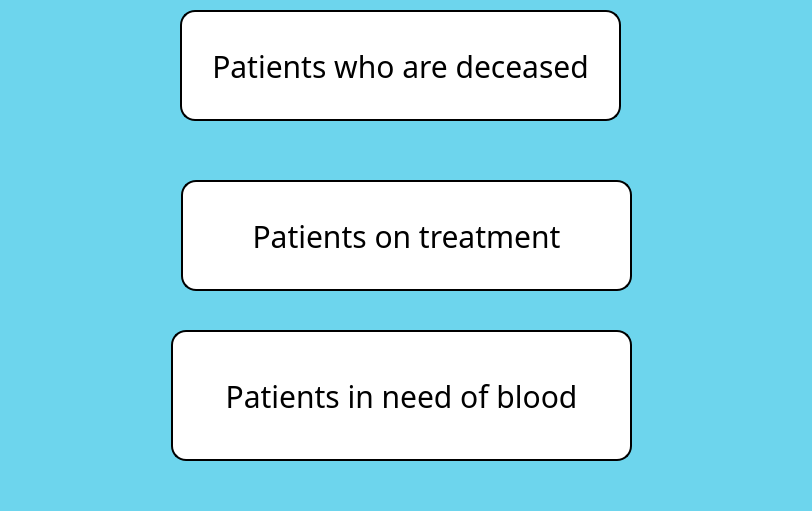
<?xml version="1.0" encoding="UTF-8"?>
<ui version="4.0">
 <class>PatientRecords</class>
 <widget class="QWidget" name="PatientRecords">
  <property name="geometry">
   <rect>
    <x>0</x>
    <y>0</y>
    <width>812</width>
    <height>511</height>
   </rect>
  </property>
  <property name="windowTitle">
   <string>Form</string>
  </property>
  <property name="styleSheet">
   <string notr="true">*{
    font-family: century gothic;
    font-size: 30px;
}

QToolButton
{
    background: #D1D2D2;
    border-radius: 30px;
}

QLabel
{
    color: black;
}

QPushButton
{
   border: 2px solid black;
   background-color: #D1D2D2;
   border-radius: 15px;
}

QPushButton:hover
{
   color: #D1D2D2;
   border-radius: 15px;
   background: #16A5C3;
}

QFrame
{
  background: #C7D1D1;
  border: 2px solid black
}
QWidget
{
  background-color:   #6dd5ed;
}

QMessageBox
{
   color: black;
   background-color: white;
}</string>
  </property>
  <widget class="QPushButton" name="pushButton_3">
   <property name="geometry">
    <rect>
     <x>171</x>
     <y>330</y>
     <width>461</width>
     <height>131</height>
    </rect>
   </property>
   <property name="styleSheet">
    <string notr="true">QPushButton
{
   border: 2px solid black;
   background-color: white;
   border-radius: 15px;
}

QPushButton:hover
{
   color: #D1D2D2;
   border-radius: 15px;
   background: #426a78;
}</string>
   </property>
   <property name="text">
    <string>Patients in need of blood</string>
   </property>
  </widget>
  <widget class="QPushButton" name="pushButton_2">
   <property name="geometry">
    <rect>
     <x>181</x>
     <y>180</y>
     <width>451</width>
     <height>111</height>
    </rect>
   </property>
   <property name="styleSheet">
    <string notr="true">QPushButton
{
   border: 2px solid black;
   background-color: white;
   border-radius: 15px;
}

QPushButton:hover
{
   color: #D1D2D2;
   border-radius: 15px;
   background: #426a78;
}</string>
   </property>
   <property name="text">
    <string>Patients on treatment</string>
   </property>
  </widget>
  <widget class="QPushButton" name="pushButton">
   <property name="geometry">
    <rect>
     <x>180</x>
     <y>10</y>
     <width>441</width>
     <height>111</height>
    </rect>
   </property>
   <property name="styleSheet">
    <string notr="true">QPushButton
{
   border: 2px solid black;
   background-color: white;
   border-radius: 15px;
}

QPushButton:hover
{
   color: #D1D2D2;
   border-radius: 15px;
   background: #426a78;
}</string>
   </property>
   <property name="text">
    <string>Patients who are deceased</string>
   </property>
  </widget>
 </widget>
 <resources/>
 <connections/>
</ui>
